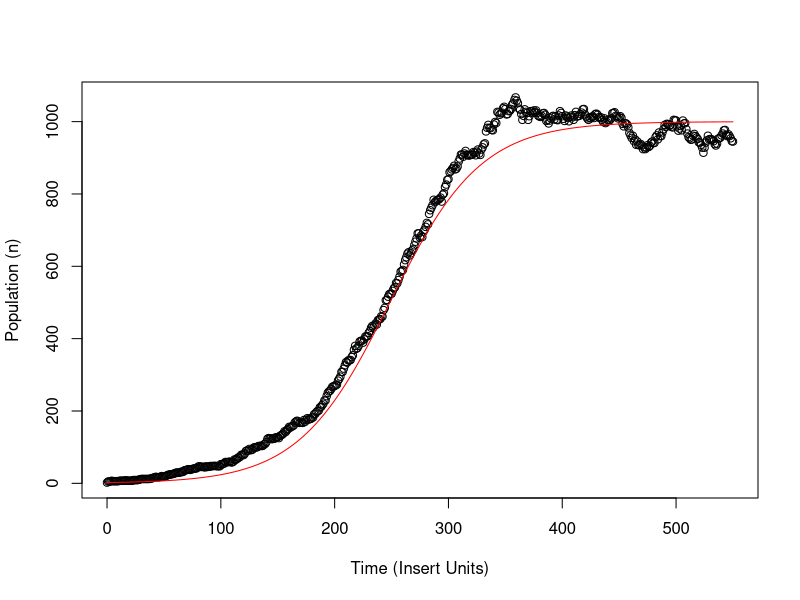

Generate this figure with R:

m <- 1000   # carrying capacity
b  <- 0.05  # birth rate
d  <- 0.025 # death rate
n0 <- 2
nt <- n0   # initial value, garbage value to start
nt_1 <- nt # value from last time step
totalTime <- 550
t <- 0
simulated_nt <- n0 # initial value, garbage value to start


bt <- 0 # Initial values to make these objects persistant
dt <- 0 # Initial values to make these objects persistant
st <- 0 # Initial values to make these objects persistant
lt <- 0 # Initial values to make these objects persistant
Lt <- 0 # Initial values to make these objects persistant
littersizes <- list(rep(-1, totalTime + 1)) # Initial values to make these objects persistant


daframe <- data.frame(time = rep(0, totalTime + 1), numLitters = rep(0, totalTime + 1)
                      , population = rep(n0, totalTime + 1)
                      , birthrate = rep(n0, totalTime + 1), born = rep(0, totalTime + 1)
                      , deathrate = rep(0, totalTime + 1), dead = rep(0, totalTime + 1)
                      , theoretical = rep(n0, totalTime + 1))
dfrow <- numeric(length = 8)
dfrow[1] <- t
dfrow[2] <- Lt
dfrow[3] <- simulated_nt
dfrow[4] <- bt
dfrow[5] <- 0
dfrow[6] <- 0
dfrow[7] <- 0
dfrow[8] <- 0

update <- function() {
  t <<- t + 1
  bstar <-  b + (d - b)/2*(simulated_nt/m) # birth rate at time t
  dstar <-  d + (b - d)/2*(simulated_nt/m) # death rate at time t
  bt <<- max(0, bstar)
  dt <<- dstar + max(0, -bstar)
  st <<- sqrt(bt) # averate size of litters
  lt <<- sqrt(bt) # rate of litters
  Lt <<- rpois(n = 1, lambda = lt*simulated_nt) # number of litters based on litter rate
  if (is.null(littersizes)) {
    littersizes <<- list(rpois(Lt, lambda = st)) # produce sizes of each litter
  }
  else {
    littersizes[[t]] <<- rpois(Lt, lambda = st) # produce sizes of each litter
  }
  dead <- rpois(1, lambda = dt*simulated_nt) # produce dead rabbits
  if (length(littersizes[[t]])) {
    # population sizes = previous population + sum of all litters - dead rabbits
    simulated_nt <<- simulated_nt + sum(littersizes[[t]]) - dead
  }

  dfrow[1] <- t
  dfrow[2] <- Lt
  dfrow[3] <- simulated_nt
  dfrow[4] <- bt
  dfrow[5] <- sum(littersizes[[t]])
  dfrow[6] <- dt
  dfrow[7] <- dead
  # below line is jacob's broken equation
  # dfrow[8] <- ((m*n0)/(m-n0)*exp((b-d)/(m^2)*t))/(1+(n0)/(m-n0)*exp((b-d)/(m^2)*t))
  dfrow[8] <- m / (1 + ((m-n0)/n0)*exp(-1*(b-d)*t))
  daframe[t+1,] <<- dfrow
  #####
}


for (i in 1:totalTime) {
  update()
}

png(paste(as.character(as.numeric(Sys.time())),"modelplot.png", sep=""), width = 480, height = 480)
plot(x=daframe$time, daframe$population, ylab = "Population (n)"
     , xlab = "Time (Insert Units)")

lines(x=daframe$time, daframe$theoretical, col = "red")
dev.off()